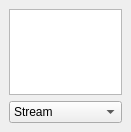
<?xml version="1.0" encoding="UTF-8"?>
<ui version="4.0">
 <class>MainWindow</class>
 <widget class="QMainWindow" name="MainWindow">
  <property name="geometry">
   <rect>
    <x>0</x>
    <y>0</y>
    <width>131</width>
    <height>132</height>
   </rect>
  </property>
  <property name="acceptDrops">
   <bool>true</bool>
  </property>
  <property name="windowTitle">
   <string>NomNom</string>
  </property>
  <property name="windowIcon">
   <iconset resource="../rc/nomnom.qrc">
    <normaloff>:/img/nomnom.png</normaloff>:/img/nomnom.png</iconset>
  </property>
  <widget class="QWidget" name="centralwidget">
   <layout class="QVBoxLayout" name="verticalLayout">
    <item>
     <widget class="QTextBrowser" name="textBrowser">
      <property name="toolTip">
       <string>Drag and drop URLs here</string>
      </property>
      <property name="html">
       <string>&lt;!DOCTYPE HTML PUBLIC &quot;-//W3C//DTD HTML 4.0//EN&quot; &quot;http://www.w3.org/TR/REC-html40/strict.dtd&quot;&gt;
&lt;html&gt;&lt;head&gt;&lt;meta name=&quot;qrichtext&quot; content=&quot;1&quot; /&gt;&lt;style type=&quot;text/css&quot;&gt;
p, li { white-space: pre-wrap; }
&lt;/style&gt;&lt;/head&gt;&lt;body style=&quot; font-family:'Sans'; font-size:10pt; font-weight:400; font-style:normal;&quot;&gt;
&lt;p align=&quot;center&quot; style=&quot;-qt-paragraph-type:empty; margin-top:0px; margin-bottom:0px; margin-left:0px; margin-right:0px; -qt-block-indent:0; text-indent:0px; font-family:'Verdana';&quot;&gt;&lt;/p&gt;
&lt;p align=&quot;center&quot; style=&quot; margin-top:0px; margin-bottom:0px; margin-left:0px; margin-right:0px; -qt-block-indent:0; text-indent:0px;&quot;&gt;&lt;img src=&quot;:/img/nomnom.png&quot; /&gt;&lt;/p&gt;&lt;/body&gt;&lt;/html&gt;</string>
      </property>
     </widget>
    </item>
    <item>
     <widget class="QComboBox" name="modeCBox">
      <item>
       <property name="text">
        <string>Stream</string>
       </property>
      </item>
      <item>
       <property name="text">
        <string>Download</string>
       </property>
      </item>
     </widget>
    </item>
   </layout>
  </widget>
 </widget>
 <resources>
  <include location="../rc/nomnom.qrc"/>
 </resources>
 <connections/>
 <slots>
  <slot>onLanguage()</slot>
  <slot>onSettings()</slot>
  <slot>onAbout()</slot>
  <slot>onStop()</slot>
 </slots>
</ui>
